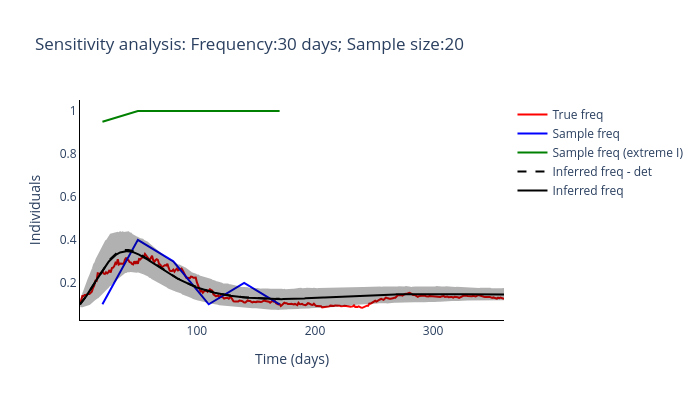

Write notebook code for a chart like this one.
### Code cell
routine_run(freq_samplying_range[5], sample_size_range[0])

### Figure 1 — Plotly figure (JSON) as saved in the notebook; plotly's stock layout.template omitted (floating-point values rounded to 4 significant figures; data arrays with more than 128 entries replaced by an {"elided": "..."} marker saying what was removed)
{"data": [{"line": {"color": "red"}, "mode": "lines", "name": "True freq", "type": "scatter", "x": {"elided": "360 int values"}, "y": {"elided": "360 float values"}}, {"line": {"color": "blue"}, "mode": "lines", "name": "Sample freq", "type": "scatter", "x": [20, 50, 80, 110, 140, 170], "y": [0.1, 0.4, 0.3, 0.1, 0.2, 0.1]}, {"line": {"color": "green"}, "mode": "lines", "name": "Sample freq (extreme I)", "type": "scatter", "x": [20, 50, 80, 110, 140, 170], "y": [0.95, 1, 1, 1, 1, 1]}, {"line": {"color": "black", "dash": "dash"}, "mode": "lines", "name": "Inferred freq - det", "type": "scatter", "x": {"elided": "360 int values"}, "y": {"elided": "170 float values"}}, {"line": {"color": "black"}, "mode": "lines", "name": "Inferred freq", "type": "scatter", "x": {"elided": "360 int values"}, "y": {"elided": "360 float values"}}, {"fill": "toself", "fillcolor": "black", "line": {"color": "black"}, "mode": "lines", "name": "Inferred freq", "opacity": 0.3, "showlegend": false, "type": "scatter", "x": {"elided": "720 int values"}, "y": {"elided": "720 float values"}}], "layout": {"height": 400, "plot_bgcolor": "white", "title": {"text": "Sensitivity analysis: Frequency:30 days; Sample size:20"}, "width": 700, "xaxis": {"linecolor": "black", "title": {"text": "Time (days)"}}, "yaxis": {"linecolor": "black", "title": {"text": "Individuals"}}}}
